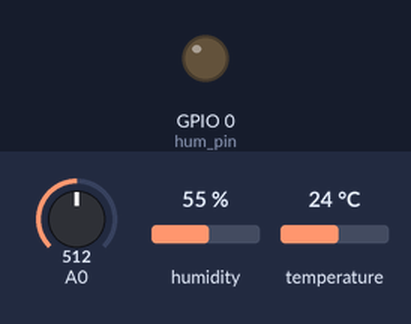
A sketch run on a simulated ESP8266 (NodeMCU). On the bench: output pins drawn as LEDs (lit = HIGH). The test bench sets the inputs (shaded band); at power-on: humidity 55 %, A0 = 512, temperature 24 °C. WiFi joins after 1.5 s; servers stay silent unless stated; uploads are accepted with an empty reply; what the sketch prints to the serial monitor is not drawn.

Above: at 3.3 s.
3.4 s: humidity set to 38 %
9.5 s: humidity set to 35 %
At 13.9 s:
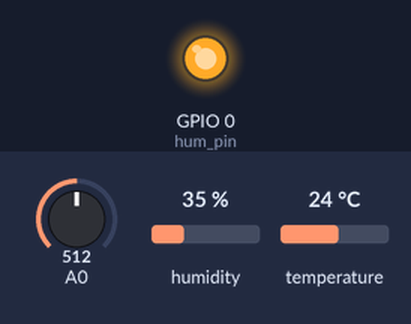
15.6 s: humidity set to 40 %
At 20.1 s:
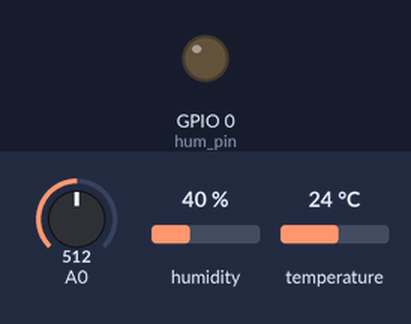
21.7 s: humidity set to 22 %
At 25.0 s:
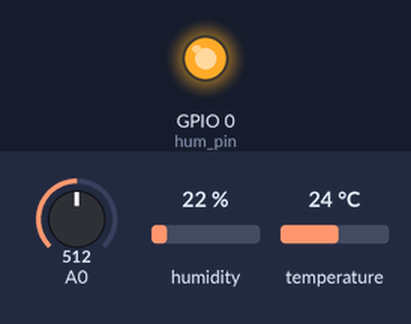
Timing chart, 0 to 26.5 s (numbered marks = the images above; inputs shaded):
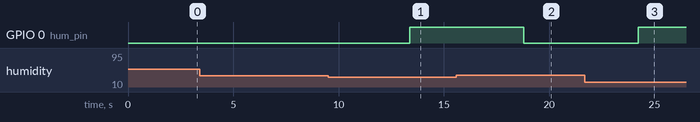

The sketch:

Send_dht11_toMobius.ino
```cpp
#include <ESP8266WiFi.h>
#include <ESP8266HTTPClient.h>
#include <DHT.h>
#include <ArduinoJson.h>

const char* ssid = "ubicomp"; // Wi-Fi SSID
const char* password = "ubicomp407"; // Wi-Fi Password
const char* server = "203.253.128.177"; // 모비우스 서버 IP 주소
const int port = 7579; // 모비우스 서버 포트
const String cnt = "Temperature";
const String ae = "CapstonDesign"; // 모비우스에서 사용할 AE 이름
const String cnt2 = "State";

#define DHTPIN 5 // DHT11 데이터 핀
#define DHTTYPE DHT11 // DHT11 사용

DHT dht(DHTPIN, DHTTYPE); // DHT11 객체 생성

int hum_pin = 0; // 가습기 핀
float t, h;
String con = "0"; // 초기 가습기 상태 값

void setup() {
  Serial.begin(115200);
  delay(100);

  WiFi.begin(ssid, password);

  Serial.print("Connecting to Wi-Fi");
  while (WiFi.status() != WL_CONNECTED) {
    delay(1000);
    Serial.print(".");
  }
  Serial.println();
  Serial.println("Connected to Wi-Fi");

  dht.begin(); // DHT11 초기화
  pinMode(hum_pin, OUTPUT); // 가습기 핀을 출력 모드로 설정
}

void loop() {
  if (WiFi.status() == WL_CONNECTED) {
    int waterSensorVal = analogRead(A0);
    float temp = dht.readTemperature(); // 온도 측정
    float hum = dht.readHumidity();
    Serial.println(temp);
    Serial.println(hum);
    if (isnan(temp)) {
      Serial.println("Failed to read temperature from DHT sensor");
      delay(1000);
      return;
    }

    // JSON 데이터 생성
    DynamicJsonDocument doc(512); // JSON 문서 크기를 512바이트로 설정
    doc["m2m:cin"]["con"] = String(temp) + "," + String(hum) + "," + String(waterSensorVal);
    String payload;
    serializeJson(doc, payload); // JSON 데이터를 문자열로 직렬화

    HTTPClient http;
    HTTPClient http2;

    // HTTP POST 요청 설정
    http.begin("http://" + String(server) + ":" + String(port) + "/Mobius/" + ae + "/" + cnt);
    http.addHeader("Content-Type", "application/vnd.onem2m-res+json; ty=4");
    http.addHeader("Accept", "application/json");
    http.addHeader("X-M2M-RI", "12345");
    http.addHeader("X-M2M-Origin", ae);
    int httpCode = http.POST(payload); // HTTP POST 요청 전송
    String response = http.getString(); // 서버 응답 수신
    http.end(); // HTTP 연결 종료

    // State 데이터를 받아옴
    http2.begin("http://" + String(server) + ":" + String(port) + "/Mobius/" + ae + "/" + cnt2 + "/latest");
    http2.addHeader("Accept", "application/json");
    http2.addHeader("X-M2M-RI", "12345");
    http2.addHeader("X-M2M-Origin", ae);
    int httpCode2 = http2.GET();
    String response2 = http2.getString();
    http2.end();

    if (httpCode == 201) { // HTTP 응답 코드가 201인 경우
      Serial.println("Data sent to Mobius");
      Serial.println(response);
    } else {
      Serial.print("HTTP POST failed: ");
      Serial.println(httpCode);
      Serial.println(response);
    }

    if (httpCode2 == 200) {
      Serial.println("Data received from Mobius:");

      DynamicJsonDocument doc2(512); // JSON 문서 크기를 512바이트로 설정
      deserializeJson(doc2, response2);

      con = doc2["m2m:cin"]["con"].as<String>();
      Serial.println("State: " + con);
    }

    // 습도가 36% 미만이거나 con 값이 "1"이면 가습기를 작동시킴
    if (hum <= 36 || con == "1") {
      digitalWrite(hum_pin, HIGH); // 가습기 켬
    } else {
      digitalWrite(hum_pin, LOW); // 가습기 끔
    }
  } else {
    Serial.println("Wi-Fi disconnected");
  }

  delay(5000); // 5초마다 데이터 전송 및 가습기 제어
}
```

Measured:
- the behaviour switches between 37 and 36 % on humidity (found by bisection; images 0 and 1)
- after the input at 3.4 s, every drawn part: stays the same
- after the input at 9.5 s, GPIO 0 (hum_pin): LOW → HIGH after 3.9 s
- after the input at 15.6 s, GPIO 0 (hum_pin): HIGH → LOW after 3.2 s
- after the input at 21.7 s, GPIO 0 (hum_pin): LOW → HIGH after 2.5 s
